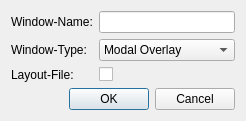
<?xml version="1.0" encoding="UTF-8"?>
<ui version="4.0">
 <class>Maditor::View::Dialogs::NewGuiHandlerDialog</class>
 <widget class="QDialog" name="Maditor::View::Dialogs::NewGuiHandlerDialog">
  <property name="geometry">
   <rect>
    <x>0</x>
    <y>0</y>
    <width>232</width>
    <height>114</height>
   </rect>
  </property>
  <property name="windowTitle">
   <string>Dialog</string>
  </property>
  <layout class="QVBoxLayout" name="verticalLayout">
   <item>
    <layout class="QFormLayout" name="formLayout">
     <item row="1" column="0">
      <widget class="QLabel" name="typeLabel">
       <property name="text">
        <string>Window-Type:</string>
       </property>
      </widget>
     </item>
     <item row="1" column="1">
      <widget class="QComboBox" name="typeField">
       <item>
        <property name="text">
         <string>Modal Overlay</string>
        </property>
       </item>
       <item>
        <property name="text">
         <string>Non-Modal Overlay</string>
        </property>
       </item>
       <item>
        <property name="text">
         <string>Root-Window</string>
        </property>
       </item>
      </widget>
     </item>
     <item row="0" column="0">
      <widget class="QLabel" name="windowLabel">
       <property name="text">
        <string>Window-Name:</string>
       </property>
      </widget>
     </item>
     <item row="0" column="1">
      <widget class="QLineEdit" name="windowField"/>
     </item>
     <item row="2" column="0">
      <widget class="QLabel" name="layoutLabel">
       <property name="text">
        <string>Layout-File:</string>
       </property>
      </widget>
     </item>
     <item row="2" column="1">
      <widget class="QCheckBox" name="layoutField">
       <property name="text">
        <string/>
       </property>
      </widget>
     </item>
    </layout>
   </item>
   <item>
    <widget class="QDialogButtonBox" name="buttonBox">
     <property name="orientation">
      <enum>Qt::Horizontal</enum>
     </property>
     <property name="standardButtons">
      <set>QDialogButtonBox::Cancel|QDialogButtonBox::Ok</set>
     </property>
    </widget>
   </item>
  </layout>
 </widget>
 <resources/>
 <connections>
  <connection>
   <sender>buttonBox</sender>
   <signal>accepted()</signal>
   <receiver>Maditor::View::Dialogs::NewGuiHandlerDialog</receiver>
   <slot>accept()</slot>
   <hints>
    <hint type="sourcelabel">
     <x>248</x>
     <y>254</y>
    </hint>
    <hint type="destinationlabel">
     <x>157</x>
     <y>274</y>
    </hint>
   </hints>
  </connection>
  <connection>
   <sender>buttonBox</sender>
   <signal>rejected()</signal>
   <receiver>Maditor::View::Dialogs::NewGuiHandlerDialog</receiver>
   <slot>reject()</slot>
   <hints>
    <hint type="sourcelabel">
     <x>316</x>
     <y>260</y>
    </hint>
    <hint type="destinationlabel">
     <x>286</x>
     <y>274</y>
    </hint>
   </hints>
  </connection>
 </connections>
</ui>
